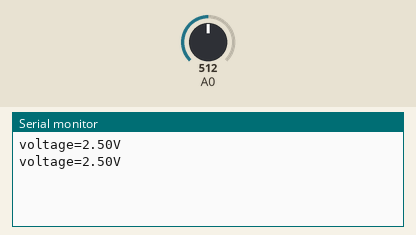
Simulated run of this sketch. Board: Arduino Uno, built with avr-gcc and run on an emulated ATmega328P. On the bench: the last lines printed to the serial monitor. Inputs (shaded band) come from the test bench; at power-on: A0 = 512.

Above: at 1.8 s.
1.9 s: A0 set to 716
At 2.3 s:
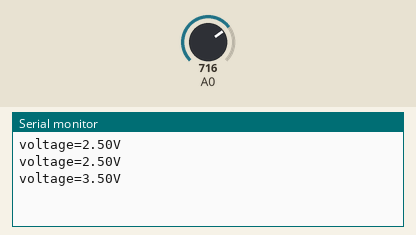
3.4 s: A0 set to 900
At 4.8 s:
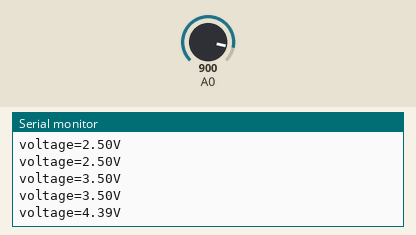
Timing chart, 0 to 6.4 s (numbered marks = the images above; inputs shaded):
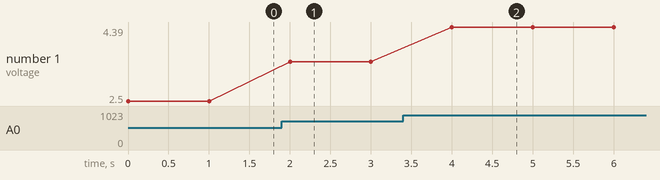

Measured:
- after the input at 1.9 s, the serial monitor: prints a new line after 0.10 s (image 1)
- after the input at 3.4 s, the serial monitor: prints a new line after 0.60 s (image 2)
- plotted number 1: 2.5 → 3.5 after the input at 1.9 s, 3.5 → 4.39 after the input at 3.4 s

The sketch:

5-14-1.ino
```cpp
const int refVolts=5; //使用5V參考電壓的Arduino 板。
int val; //數位值。
float volts; //類比電壓。
void setup()
{
 Serial.begin(9600); //初始化串列埠，傳輸速率為9600 baud。
}
void loop()
{
 val=analogRead(0); //讀取類比值電壓。
 volts=(float)val*refVolts/1024; //將數位值轉成類比值。
 Serial.print("voltage="); //印出"voltage="。
 Serial.print(volts,2); //印出類比電壓值。
 Serial.println("V"); //印出"V" 。
 delay(1000); //延遲1秒。
}
```
